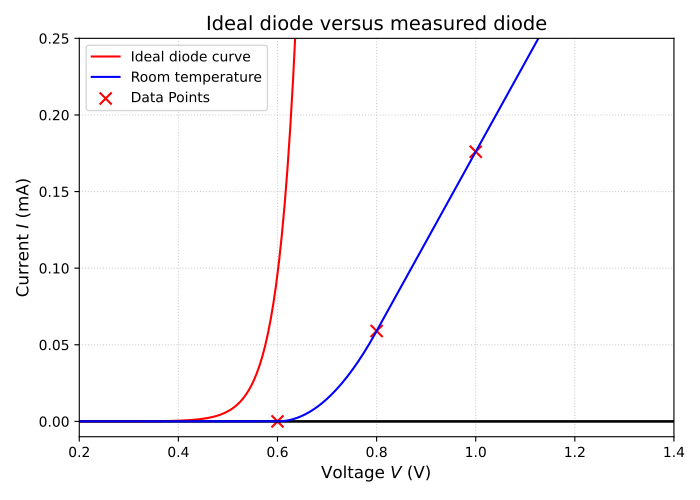

Write Python code to recreate this figure.
import numpy as np
import matplotlib.pyplot as plt


I0 = 1.01e-8   # Reverse saturation current
n = 1.27     # Ideality factor
Vt = 0.0252 # Thermal voltage at room temp

def shockley(V, I0, n):
    return I0 * (np.exp(V / (n * Vt)) - 1)

v_shift = 0.062 

v_plot = np.linspace(0, 1.2, 500)
i_curve_rtp = shockley(v_plot, I0, n)

# --- Original Diode Parameters ---
m = (0.176 - 0.059) / (1.0 - 0.8)  # 0.585
b = 0.059 - m * 0.8                # -0.409
v_on_intercept = -b / m            # ~0.699

# Functions
def linear_region(v): return m * v + b
def transition_region(v): return (0.059 / (0.8 - 0.6)**2) * (v - 0.6)**2

# Generate Plotting Data
v_plot = np.linspace(0, 1.4, 500)
i_plot = np.where(v_plot < 0.6, 0, 
         np.where(v_plot < 0.8, transition_region(v_plot), 
         linear_region(v_plot)))

# Visualization
plt.figure(figsize=(7, 5))
plt.axhline(0, color='black', lw=1.5)
plt.axvline(0, color='black', lw=1.5)

plt.plot(v_plot, i_curve_rtp, 'r-', lw=1.5, label=f'Ideal diode curve')
plt.axhline(0, color='black', lw=1.5)
plt.axvline(0, color='black', lw=1.5)

# Original Plot & Extrapolation
plt.plot(v_plot, i_plot, 'b-', linewidth=1.5, label='Room temperature')
# v_extrap = np.linspace(v_on_intercept - 0.05, 1.1, 100)
# plt.plot(v_extrap, linear_region(v_extrap), 'b-', alpha=0.3)

plt.scatter([0.6, 0.8, 1.0], [0, 0.059, 0.176], marker='x', s=75, color='red', label='Data Points')

# Turn-on Voltage lines
# plt.axvline(x=v_on_intercept, color='red', linestyle='--', alpha=0.4, label='Turn-on Voltage')
# # Original Annotation
# plt.annotate(f'$V_{{on}}$: {v_on_intercept:.3f} V',
#              xy=(v_on_intercept, 0),             
#              xytext=(v_on_intercept + 0.1, 0.02),
#              arrowprops=dict(arrowstyle='->', color='blue'),
#              fontsize=11, color='blue', fontweight='bold')

plt.title('Ideal diode versus measured diode', fontsize=14)
plt.xlabel('Voltage $V$ (V)', fontsize=12)
plt.ylabel('Current $I$ (mA)', fontsize=12)
plt.xlim(0.2, 1.4)
plt.ylim(-0.01, 0.25)
plt.grid(True, linestyle=':', alpha=0.6)
plt.legend(loc='upper left')

plt.tight_layout()
plt.savefig('ideal-iv.pdf', dpi=300)
plt.show()
